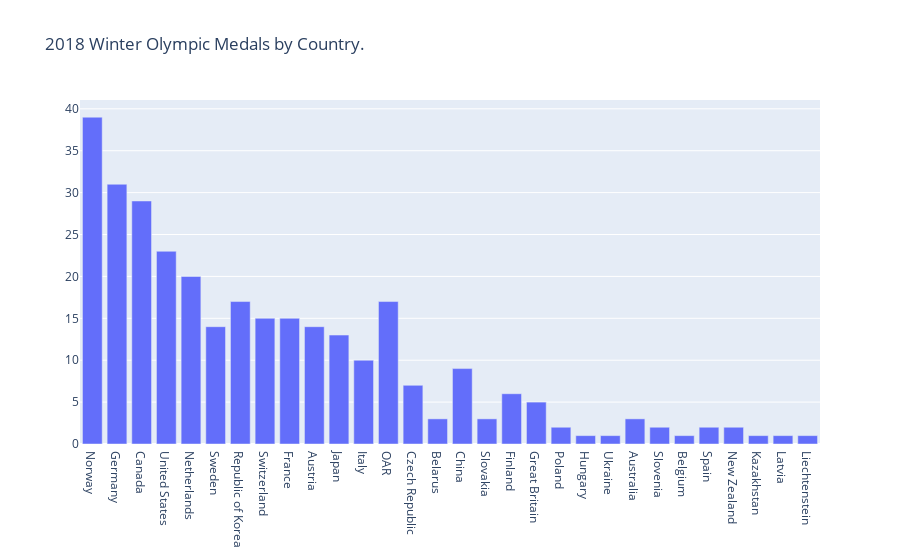

The notebook cell this image was saved under:
### Markdown cell above
## Create Simple Bar Plot

### Code cell
# Create traces 
data = [go.Bar(
    x = df['NOC'], # NOC stands for National Olympic Committee
    y = df['Total'], 
)]

# Create layout 
layout = go.Layout(
    title = '2018 Winter Olympic Medals by Country.'
)

# Create figure 
fig = go.Figure(data=data, layout=layout)

# Show figure 
fig.show()

### Figure 1 — Plotly figure (JSON) as saved in the notebook; plotly's stock layout.template omitted (floating-point values rounded to 4 significant figures)
{"data": [{"type": "bar", "x": ["Norway", "Germany", "Canada", "United States", "Netherlands", "Sweden", "Republic of Korea", "Switzerland", "France", "Austria", "Japan", "Italy", "OAR", "Czech Republic", "Belarus", "China", "Slovakia", "Finland", "Great Britain", "Poland", "Hungary", "Ukraine", "Australia", "Slovenia", "Belgium", "Spain", "New Zealand", "Kazakhstan", "Latvia", "Liechtenstein"], "y": [39, 31, 29, 23, 20, 14, 17, 15, 15, 14, 13, 10, 17, 7, 3, 9, 3, 6, 5, 2, 1, 1, 3, 2, 1, 2, 2, 1, 1, 1]}], "layout": {"title": {"text": "2018 Winter Olympic Medals by Country."}}}
